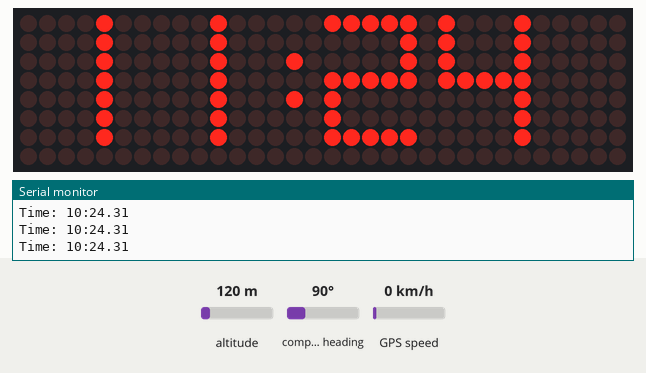
Bench run of a sketch on a simulated Arduino Uno, built with avr-gcc and run on an emulated ATmega328P. Parts: 32×8 LED matrix, the last lines printed to the serial monitor. Inputs (shaded band) come from the test bench; at power-on: altitude 120 m, compass heading 90°, GPS speed 0 km/h. The local clock reads 2024-03-15 10:24:30 at power-on unless the sketch sets it; the GPS gets a fix after 3 s at 37.7749, -122.4194 with 8 satellites.

Above: at 1.2 s.
1.3 s: altitude set to 90 m
5.4 s: compass heading set to 7°
At 30.6 s:
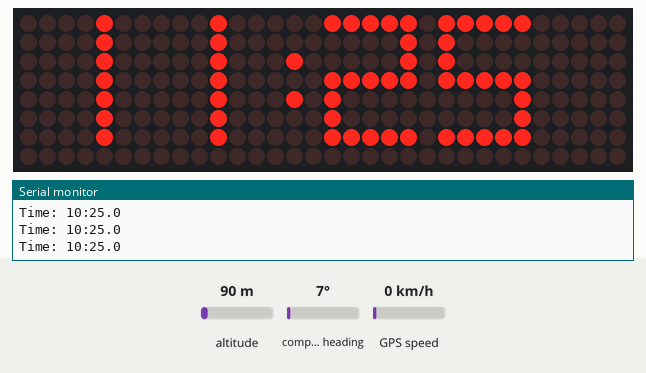
Timing chart, 0 to 31.5 s (numbered marks = the images above; inputs shaded):
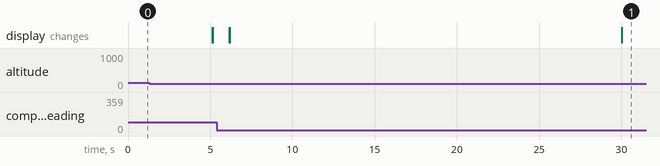

The sketch:

Arduino_Matrix_GPS.ino
```cpp
#include <MD_MAX72xx.h>
#include "Font_Data.h"
#include <Wire.h>
#include <DS3231.h>
#include <TinyGPS++.h>
#include <SoftwareSerial.h>

#define HARDWARE_TYPE MD_MAX72XX::FC16_HW
#define MAX_DEVICES  4
#define CLK_PIN   13  // or SCK
#define DATA_PIN  11  // or MOSI
#define CS_PIN    10  // or SS
#define CHAR_SPACING  1 // pixels between characters
#define BUF_SIZE  75

char message[BUF_SIZE] = {"  0:00\0"};
int GPSupdate = 0;
int rc_char_blink = 0;
char TimeDisp[] = {};

int RXPin = 7;
int TXPin = 8;
int GPSBaud = 9600;

byte Year;
byte Month;
byte Date;
byte DoW;
byte Hour;
byte Minute;
byte Second;

bool h12 = false;
bool PM = false;

MD_MAX72XX mx = MD_MAX72XX(HARDWARE_TYPE, DATA_PIN, CLK_PIN, CS_PIN, MAX_DEVICES);
DS3231 Clock;
TinyGPSPlus gps;
SoftwareSerial gpsSerial(RXPin, TXPin);


void setup()
{
  mx.setFont(numeric7Seg);
  gpsSerial.begin(GPSBaud);
  mx.begin();
  Wire.begin();
  Clock.setClockMode(false);
  mx.control(MD_MAX72XX::INTENSITY, 0);
  Serial.begin(9600);
}

void loop()
{
  DCF_Display();
//  if (Clock.getMinute()==0 && Clock.getHour(h12, PM) == 0)
//  {
    while (gpsSerial.available() > 0)
      if (gps.encode(gpsSerial.read())) GPS_clock();
      if (millis() > 5000 && gps.charsProcessed() < 10)
      {
        Serial.println("No GPS detected");
        while(true);
      }
  digitalClockDisplay();
  serial_print_time();                       //print actual time in serial port
}

void GPS_clock()
{
  if (gps.time.isValid() && gps.date.isValid() && GPSupdate == 0)
    {
      Clock.setMonth(gps.date.month());
      Clock.setDate(Date);
      Clock.setDoW(0);
      Clock.setHour(gps.time.hour());
      Clock.setMinute(gps.time.minute());
      Clock.setSecond(gps.time.second());
      GPSupdate = 1;
    }
}

void DCF_Display()
{
  if (GPSupdate == 0)
  {
    rc_char_blink++;
    if (rc_char_blink < 100)
    {
      mx.setPoint(0,0, true);
    }
    else
    {
      mx.setPoint(0,0, false);
    }
    if (rc_char_blink > 100)
    {
      rc_char_blink = 0;
    }
  }
}

void serial_print_time()
{
  Serial.print("Time: ");
  Serial.print(Clock.getHour(h12, PM));
  Serial.print(":");
  Serial.print(Clock.getMinute());
  Serial.print(".");
  Serial.print(Clock.getSecond());
  Serial.println();
}

void digitalClockDisplay()
{
  int mm = Clock.getMinute();
  int ss = Clock.getSecond();
  int hh = Clock.getHour(h12, PM) + 1;
  if (hh ==24) hh = 0;
  TimeDisp[0] = ' ';
  String a,b,c,d;
  if (hh >= 10)
  {
    a = String(hh / 10);
    TimeDisp[1] = a.charAt(0);
  }
    else
    {
      TimeDisp[1] = ' ';
    }
  b = String(hh % 10);
  TimeDisp[2] = b.charAt(0);
  TimeDisp[3] = ':';
  c = String(mm / 10);
  TimeDisp[4] = c.charAt(0);
  d = String(mm % 10);
  TimeDisp[5] = d.charAt(0);
  TimeDisp[6] = '\0';
  TimeDisp[7] = '\0';
  printText(0, MAX_DEVICES-1, TimeDisp);

  if (GPSupdate == 1)
  {
    delay(500);
    TimeDisp[3]=' ';
    printText(0, MAX_DEVICES-1, TimeDisp);
    delay(500);
  }
  if (mm == 0 && ss == 0) //synchronisation per hour
  {
    GPSupdate = 0;
  }
}


//++++++++++++++++++++++++++++++++++++++++++++++++++++++++++++++++++++++++++++++

//++++++++++++++++++++++++++++++++++++++++++++++++++++++++++++++++++++++++++++++
void printText(uint8_t modStart, uint8_t modEnd, char *pMsg)
// Print the text string to the LED matrix modules specified.
// Message area is padded with blank columns after printing.
{
  uint8_t   state = 0;
  uint8_t   curLen;
  uint16_t  showLen;
  uint8_t   cBuf[8];
  int16_t   col = ((modEnd + 1) * COL_SIZE) - 1;

  mx.control(modStart, modEnd, MD_MAX72XX::UPDATE, MD_MAX72XX::OFF);

  do     // finite state machine to print the characters in the space available
  {
    switch(state)
    {
      case 0: // Load the next character from the font table
        // if we reached end of message, reset the message pointer
        if (*pMsg == '\0')
        {
          showLen = col - (modEnd * COL_SIZE);  // padding characters
          state = 2;
          break;
        }

        // retrieve the next character form the font file
        showLen = mx.getChar(*pMsg++, sizeof(cBuf)/sizeof(cBuf[0]), cBuf);
        curLen = 0;
        state++;
        // !! deliberately fall through to next state to start displaying

      case 1: // display the next part of the character
        mx.setColumn(col--, cBuf[curLen++]);

        // done with font character, now display the space between chars
        if (curLen == showLen)
        {
          showLen = CHAR_SPACING;
          state = 2;
        }
        break;

      case 2: // initialize state for displaying empty columns
        curLen = 0;
        state++;
        // fall through

      case 3:  // display inter-character spacing or end of message padding (blank columns)
        mx.setColumn(col--, 0);
        curLen++;
        if (curLen == showLen)
          state = 0;
        break;

      default:
        col = -1;   // this definitely ends the do loop
    }
  } while (col >= (modStart * COL_SIZE));

  mx.control(modStart, modEnd, MD_MAX72XX::UPDATE, MD_MAX72XX::ON);
}
```

Font_Data.h
```cpp
// Data file for user example user defined fonts
#ifndef FONTDATA_H
#define FONTDATA_H

const uint8_t numeric7Seg[] PROGMEM = {
  0,    // 0
  0,    // 1
  0,    // 2
  0,    // 3
  0,    // 4
  0,    // 5
  0,    // 6
  0,    // 7
  0,    // 8
  0,    // 9
  0,    // 10
  0,    // 11
  0,    // 12
  0,    // 13
  0,    // 14
  0,    // 15
  0,    // 16
  0,    // 17
  0,    // 18
  0,    // 19
  0,    // 20
  0,    // 21
  0,    // 22
  0,    // 23
  0,    // 24
  0,    // 25
  0,    // 26
  0,    // 27
  0,    // 28
  0,    // 29
  0,    // 30
  0,    // 31
  1, 0,   // 32 - 'Space'
  0,    // 33 - '!'
  0,    // 34 - '"'
  0,    // 35 - '#'
  0,    // 36 - '$'
  0,    // 37 - '%'
  0,    // 38 - '&'
  0,    // 39 - '''
  0,    // 40 - '('
  0,    // 41 - ')'
  0,    // 42 - '*'
  0,    // 43 - '+'
  0,    // 44 - ','
  0,    // 45 - '-'
  1, 64,    // 46 - '.'
  0,    // 47 - '/'
  5, 127, 65, 65, 65, 127,  // 48 - '0'
  5, 0, 0, 127, 0, 0,     // 49 - '1'
  5, 121, 73, 73, 73, 79,   // 50 - '2'
  5, 73, 73, 73, 73, 127,   // 51 - '3'
  5, 15, 8, 8, 8, 127,    // 52 - '4'
  5, 79, 73, 73, 73, 121,   // 53 - '5'
  5, 127, 73, 73, 73, 121,  // 54 - '6'
  5, 1, 97, 17, 13, 3,     // 55 - '7'
  5, 127, 73, 73, 73, 127,  // 56 - '8'
  5, 79, 73, 73, 73, 127,   // 57 - '9'
  1, 20,    // 58 - ':'
  0,    // 59 - ';'
  0,    // 60 - '<'
  0,    // 61 - '='
  0,    // 62 - '>'
  0,    // 63 - '?'
  0,    // 64 - '@'
  5, 127, 9, 9, 9, 127,   // 65 - 'A'
  5, 127, 73, 73, 73, 54,   // 66 - 'B'
  5, 127, 65, 65, 65, 65,   // 67 - 'C'
  5, 127, 65, 65, 65, 62,   // 68 - 'D'
  5, 127, 73, 73, 73, 73,   // 69 - 'E'
  5, 127, 9, 9, 9, 9,     // 70 - 'F'
  0,    // 71 - 'G'
  0,    // 72 - 'H'
  0,    // 73 - 'I'
  0,    // 74 - 'J'
  0,    // 75 - 'K'
  0,    // 76 - 'L'
  0,    // 77 - 'M'
  0,    // 78 - 'N'
  0,    // 79 - 'O'
  0,    // 80 - 'P'
  0,    // 81 - 'Q'
  0,    // 82 - 'R'
  0,    // 83 - 'S'
  0,    // 84 - 'T'
  0,    // 85 - 'U'
  0,    // 86 - 'V'
  0,    // 87 - 'W'
  0,    // 88 - 'X'
  0,    // 89 - 'Y'
  0,    // 90 - 'Z'
  0,    // 91 - '['
  0,    // 92 - '\'
  0,    // 93 - ']'
  0,    // 94 - '^'
  0,    // 95 - '_'
  0,    // 96 - '`'
  5, 127, 9, 9, 9, 127,   // 97 - 'a'
  5, 127, 73, 73, 73, 54,   // 98 - 'b'
  5, 127, 65, 65, 65, 65,   // 99 - 'c'
  5, 127, 65, 65, 65, 62,   // 100 - 'd'
  5, 127, 73, 73, 73, 73,   // 101 - 'e'
  5, 127, 9, 9, 9, 9,     // 102 - 'f'
  0,    // 103 - 'g'
  0,    // 104 - 'h'
  0,    // 105 - 'i'
  0,    // 106 - 'j'
  0,    // 107 - 'k'
  0,    // 108 - 'l'
  0,    // 109 - 'm'
  0,    // 110 - 'n'
  0,    // 111 - 'o'
  0,    // 112 - 'p'
  0,    // 113 - 'q'
  0,    // 114 - 'r'
  0,    // 115 - 's'
  0,    // 116 - 't'
  0,    // 117 - 'u'
  0,    // 118 - 'v'
  0,    // 119 - 'w'
  0,    // 120 - 'x'
  0,    // 121 - 'y'
  0,    // 122 - 'z'
  0,    // 123 - '{'
  1, 127,   // 124 - '|'
  0,    // 125
  0,    // 126
  0,    // 127
  0,    // 128
  0,    // 129
  0,    // 130
  0,    // 131
  0,    // 132
  0,    // 133
  0,    // 134
  0,    // 135
  0,    // 136
  0,    // 137
  0,    // 138
  0,    // 139
  0,    // 140
  0,    // 141
  0,    // 142
  0,    // 143
  0,    // 144
  0,    // 145
  0,    // 146
  0,    // 147
  0,    // 148
  0,    // 149
  0,    // 150
  0,    // 151
  0,    // 152
  0,    // 153
  0,    // 154
  0,    // 155
  0,    // 156
  0,    // 157
  0,    // 158
  0,    // 159
  0,    // 160
  0,    // 161
  0,    // 162
  0,    // 163
  0,    // 164
  0,    // 165
  0,    // 166
  0,    // 167
  0,    // 168
  0,    // 169
  0,    // 170
  0,    // 171
  0,    // 172
  0,    // 173
  0,    // 174
  0,    // 175
  0,    // 176
  0,    // 177
  0,    // 178
  0,    // 179
  0,    // 180
  0,    // 181
  0,    // 182
  0,    // 183
  0,    // 184
  0,    // 185
  0,    // 186
  0,    // 187
  0,    // 188
  0,    // 189
  0,    // 190
  0,    // 191
  0,    // 192
  0,    // 193
  0,    // 194
  0,    // 195
  0,    // 196
  0,    // 197
  0,    // 198
  0,    // 199
  0,    // 200
  0,    // 201
  0,    // 202
  0,    // 203
  0,    // 204
  0,    // 205
  0,    // 206
  0,    // 207
  0,    // 208
  0,    // 209
  0,    // 210
  0,    // 211
  0,    // 212
  0,    // 213
  0,    // 214
  0,    // 215
  0,    // 216
  0,    // 217
  0,    // 218
  0,    // 219
  0,    // 220
  0,    // 221
  0,    // 222
  0,    // 223
  0,    // 224
  0,    // 225
  0,    // 226
  0,    // 227
  0,    // 228
  0,    // 229
  0,    // 230
  0,    // 231
  0,    // 232
  0,    // 233
  0,    // 234
  0,    // 235
  0,    // 236
  0,    // 237
  0,    // 238
  0,    // 239
  0,    // 240
  0,    // 241
  0,    // 242
  0,    // 243
  0,    // 244
  0,    // 245
  0,    // 246
  0,    // 247
  0,    // 248
  0,    // 249
  0,    // 250
  0,    // 251
  0,    // 252
  0,    // 253
  0,    // 254
  0,    // 255
};

#endif
```
